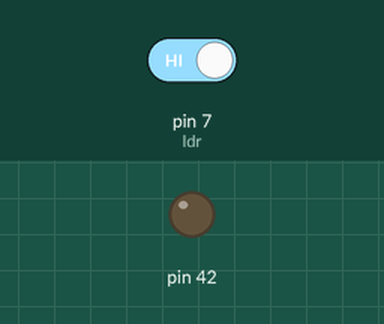
Bench run of a sketch on a simulated Arduino Mega 2560, built with avr-gcc and run on an emulated ATmega2560. Shown: output pins drawn as LEDs (lit = HIGH). Inputs (shaded band) come from the test bench; at power-on: pin 7 (ldr) HIGH.

Above: at 1.2 s.
1.3 s: pin 7 (ldr) driven LOW
At 1.7 s:
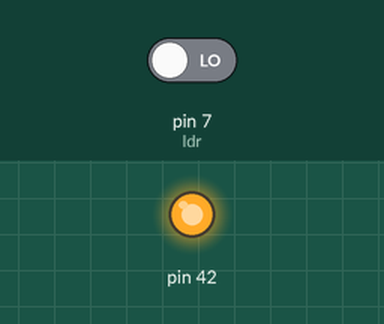
2.8 s: pin 7 (ldr) driven HIGH
At 4.0 s:
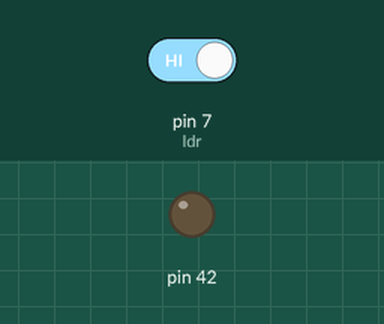
Timing chart, 0 to 5.8 s (numbered marks = the images above; inputs shaded):
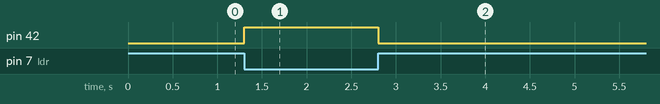

Measured:
- after the input at 1.3 s, pin 42: LOW → HIGH at once
- after the input at 2.8 s, pin 42: HIGH → LOW at once

The sketch:

ldr.ino
```cpp
//int ir_sensor = 7;
int ldr = 7;
void setup() {
  //pinMode(ir_sensor,INPUT);
  pinMode(ldr,INPUT);
  pinMode(42,OUTPUT);
}

void loop() {
  //int data = digitalRead(ir_sensor);
  int data = digitalRead(ldr);
  if (data == 0)
  {
    digitalWrite(42,HIGH);
    Serial.println("Not Detecting");
  }
  else if(data == 1)
  {
    digitalWrite(42,LOW);
    Serial.println("Detecting");
  }
  //Serial.println(data);
}
```
